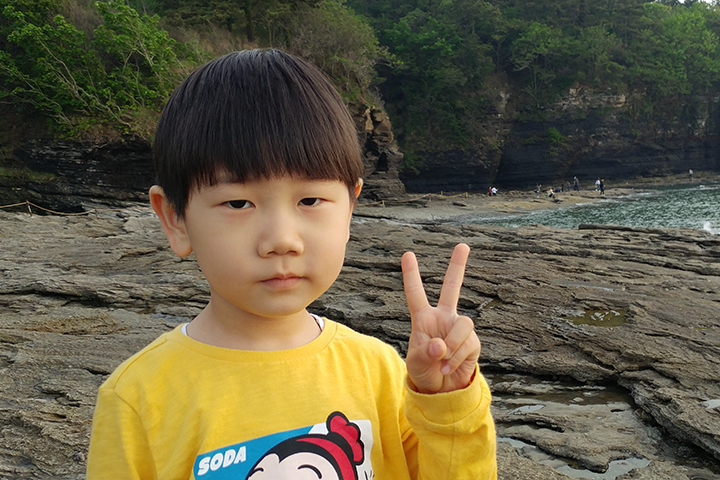
#> input picture assignment2/model.png, 720 x 480 px
$ jupyter execute --allow-errors 'histogram backprojection.ipynb'   (shell and % lines are left out)
#> lines starting #> are read from the running program, lines starting #| are printed output that depends on the picture; after the words box and inside, x2 and y2 are one past the last pixel; in counts of white or black regions, pixels touching at a corner belong together
## 1. 히스토그램 역투영(Histogram backprojection)

- 기준 영상의 히스토그램 정보를 이용하여 입력 영상에서 찾고자 하는 물체를 검출하는 방법
- 물체의 모양은 무시하고 단순히 컬러 분포만으로 검출하는 방법
- 히스토그램을 매핑 함수로 사용하여, 화소 값을 신뢰도 값으로 변환

## 예) 피부색 영역 검출하기
- RGB 색상 공간 => HSL(또는 HLS) 색상 공간으로 변환
  - H(Hue): 색상
  - S(Saturation): 채도
  - L(Lightness): 밝기

- 밝기(L)는 조명에 따라 쉽게 변할 뿐만 아니라 피부와 비슷한 밝기를 갖는 다른 영역이 여러 군데 존재할 가능성이 높음
- 따라서, 밝기(L)는 무시하고 색상(H)과 채도(S)를 사용함

# 2. 수행 과정


- 기준 영상 $m$에서 구한 히스토그램 $h_m$을 어떤 화소 값이 피부에 해당하는지에 대한 신뢰도 값으로 변환해주는 함수로 사용함
- 새로운 입력 영상 $i$가 주어지면 $h_m$을 이용하여 피부색 영역 검출
- 실제로는 $h_m$ 대신 비율 히스토그램 $h_r$을 사용함

$$
h_{r}(i,j)=min(\frac{\hat{h_m}(i,j)}{\hat{h_i}(i,j)}, 1.0)
$$


- 결과


# 3. 장단점

- 한계
  - 비슷한 색 분포를 갖는 다른 물체를 구별 못함
  - 검출 대상이 여러 색 분포를 갖는 경우 여러 개의 모델을 사용해야 하므로 오류 가능성을 높아짐
  - 특히 피부색 검출의 경우 인종에 따라 결과가 달라짐
  - 따라서, 컴퓨터 비전 분야에서는 물체 검출 문제를 풀 때 **모양 특징을 주로 사용**하며, 상황에 따라 **색 정보를 보조적으로 사용함**

<br>

- 장점
  - 물체의 이동이나 회전이 발생하더라도 히스토그램은 불변하므로 성능이 유지됨
  - 물체의 일부가 가려진 경우에도 어느 정도 작동함
  - 따라서, 배경의 색 분포가 균일하면서 물체의 색 분포와 겹치지 않는 경우에 유용함

### [reference]
  - image - https://github.com/sunkyoo/opencv4cvml/tree/master/ch10/backproj
  [](https://theailearner.com/2019/04/18/histogram-backprojection/)

# 4. Practice
## 1) 기준 영상 정보 확인

[cell 1]
import cv2
import matplotlib.pyplot as plt

# 기준 영상 읽어오기
img_m = cv2.imread('model.png')
#> img_m is the input picture: shape (480, 720, 3); mean B, G, R 67.8, 93.2, 100.5
mask = cv2.imread('mask.bmp', cv2.IMREAD_GRAYSCALE)  #파일을 grayscale로 읽음
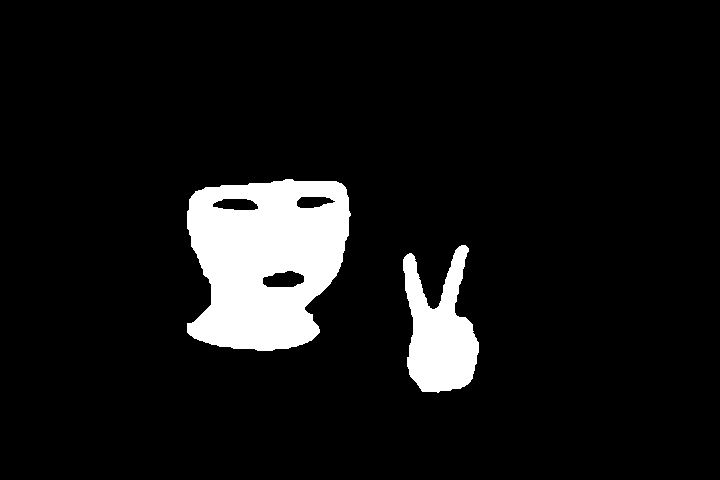
#> input picture assignment2/mask.bmp, 720 x 480 px
#> mask: shape (480, 720); 8.1% white; 2 white regions, box (x1, y1, x2, y2) and area: (187, 179, 351, 351) 21231, (403, 245, 479, 393) 6784
masked_img = cv2.bitwise_and(img_m, img_m, mask=mask) #mask에 있는 부분만 가져오고 싶을때
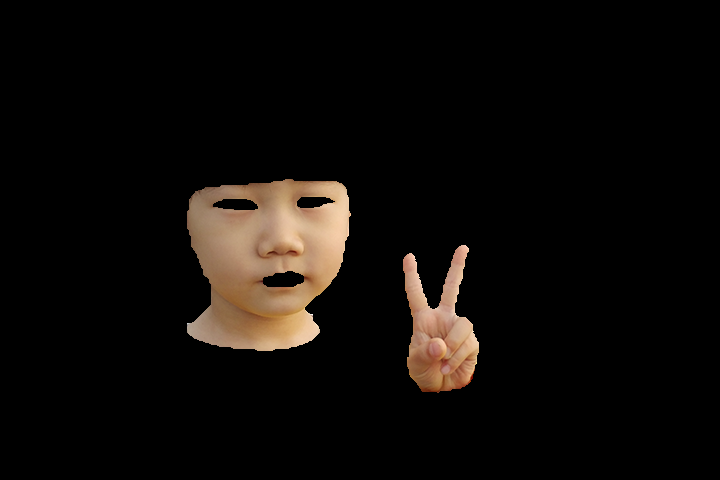
#> masked_img: shape (480, 720, 3); mean B, G, R 8.6, 11.4, 14.8

# 기준 영상의 R,G,B 채널 히스토그램 계산
hist_b = cv2.calcHist([img_m], [0], mask, [256], [0,256])  #영상을 리스트 배열안에 넣어줘야함, x축의 갯수, 범위
#> hist_b = 256 values, max 388 at index 103, min 0 at index 3, mean 109.4
hist_g = cv2.calcHist([img_m], [1], mask, [256], [0,256])
#> hist_g = 256 values, max 364 at index 135, min 0 at index 0, mean 109.4
hist_r = cv2.calcHist([img_m], [2], mask, [256], [0,256])
#> hist_r = 256 values, max 409 at index 171, min 0 at index 0, mean 109.4

# RGB -> HSL 변환
hls_m = cv2.cvtColor(img_m, cv2.COLOR_BGR2HLS)
#> hls_m: shape (480, 720, 3); mean of channels 0, 1, 2 42.2, 85.3, 63.1

# 기준 영상의 H,S,L 채널 히스토그램 계산
hist_h = cv2.calcHist([hls_m], [0], mask, [256], [0,256])
#> hist_h = 256 values, max 6646 at index 14, min 0 at index 20, mean 109.4
hist_l = cv2.calcHist([hls_m], [1], mask, [256], [0,256])
#> hist_l = 256 values, max 482 at index 112, min 0 at index 0, mean 109.4
hist_s = cv2.calcHist([hls_m], [2], mask, [256], [0,256])
#> hist_s = 256 values, max 497 at index 86, min 0 at index 1, mean 109.4

# 기준 영상 및 히스토그램 시각화
plt.figure(figsize=(13, 13))

# cv2.cvtColor(img_m, cv2.COLOR_BGR2RGB)
plt.subplot(331), plt.imshow(img_m[...,::-1]), plt.title('Origianl Image'), plt.axis('off')
plt.subplot(332), plt.imshow(mask,'gray'), plt.title('Mask'), plt.axis('off')
plt.subplot(333), plt.imshow(masked_img[...,::-1]), plt.title('Masked Image'), plt.axis('off')

plt.subplot(334), plt.plot(hist_b), plt.title('Histogram_B'), plt.xlim([0,256])
plt.subplot(335), plt.plot(hist_g), plt.title('Histogram_G'), plt.xlim([0,256])
plt.subplot(336), plt.plot(hist_r), plt.title('Histogram_R'), plt.xlim([0,256])

plt.subplot(337), plt.plot(hist_h), plt.title('Histogram_H'), plt.xlim([0,256])
plt.subplot(338), plt.plot(hist_l), plt.title('Histogram_L'), plt.xlim([0,256])
plt.subplot(339), plt.plot(hist_s), plt.title('Histogram_S'), plt.xlim([0,256])

plt.tight_layout()
plt.show()
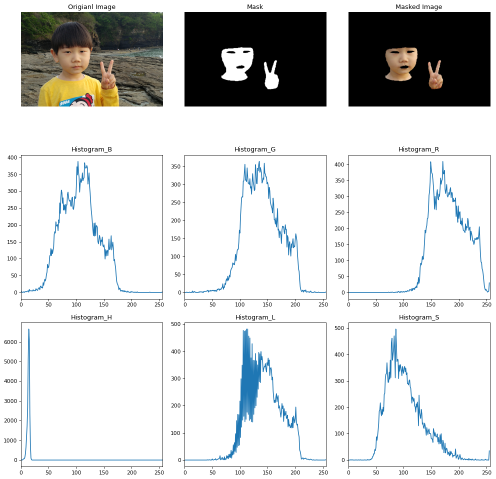
#> figure drawn by matplotlib, 9 panels; panel 4: curve peaks at x = 103, y = 388; panel 5: curve peaks at x = 135, y = 364; panel 6: curve peaks at x = 171, y = 409; panel 7: curve peaks at x = 14, y = 6646

## 2) 히스토그램 역투영

[cell 2]
import cv2
import numpy as np

# 기준 영상 불러오기
img_m = cv2.imread('model.png')
mask = cv2.imread('mask.bmp', cv2.IMREAD_GRAYSCALE)

## 기준 영상의 H-S 히스토그램 생성
hls_m = cv2.cvtColor(img_m, cv2.COLOR_BGR2HLS)
hist_m = cv2.calcHist([hls_m], [0,2], mask, [181,256], [0,181,0,256]) #인덱스가 0이면 Hue, 2이면 Saturation
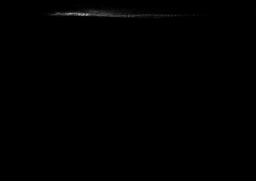
#> hist_m: shape (181, 256) float32; min 0, max 154, mean 0.6

[cell 3]
## 기준 영상 피부색 영역 2차원 히스토그램 시각화
import matplotlib.pyplot as plt
from mpl_toolkits.mplot3d import Axes3D

fig = plt.figure()
#> (the rest of this cell did not finish here and is left out)

[cell 4]
## 입력 영상 2차원 히스토그램 시각화
import matplotlib.pyplot as plt
from mpl_toolkits.mplot3d import Axes3D

img_i = cv2.imread('test.png')
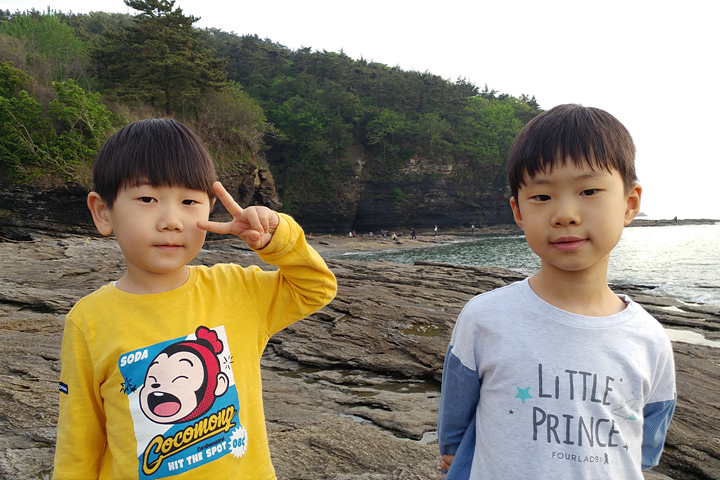
#> input picture assignment2/test.png, 720 x 480 px
#> img_i is the input picture: shape (480, 720, 3); mean B, G, R 116.9, 134.4, 141.2
hls_i = cv2.cvtColor(img_i, cv2.COLOR_BGR2HLS)  #test이미지를 HLS영상으로 변환한 것, 3차원 배열
#> hls_i: shape (480, 720, 3); mean of channels 0, 1, 2 42.5, 129.7, 58.2

hist_i = cv2.calcHist([hls_i], [0,2], None, [181,256], [0,181,0,256])
#Hue가 원래는 360도로 표현되지만 cv2모듈에서는 0부터 180까지의 값을 사용하기 때문에 범위를 181로 함
# 입력영상은 hls_i, 이중 H와 S 만 사용, 이미지 전체영역 분석, 계산영역 지정(181,256), 계산결과 저장

hist_i = np.minimum(hist_i, 700)  #hist_i와 700 중 최소값을 저장함(빈도수 최대값을 700으로 설정)
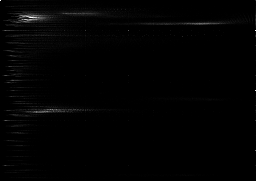
#> hist_i: shape (181, 256) float32; min 0, max 700, mean 6.3; drawn with min black and max white

fig = plt.figure()
#> (the rest of this cell did not finish here and is left out)

[cell 5]
## 입력 이미지의 H-S 히스토그램 계산
img_i = cv2.imread('test.png')  #입력영상
hls_i = cv2.cvtColor(img_i, cv2.COLOR_BGR2HLS)  #입력영상을 HLS로 변환
hist_i = cv2.calcHist([hls_i], [0,2], None, [181,256], [0,181,0,256])


# 히스토그램 정규화
hist_m = (hist_m - hist_m.min()) / (hist_m.max()-hist_m.min())
hist_i = (hist_i - hist_i.min()) / (hist_i.max()-hist_i.min())


## 비율 히스토그램 구하기
# hist_r=np.minimum(hist_m/(hist_i+0.000000001), 1.0)
hist_ratio=np.zeros((181, 256))

for i in range(0, 181):
    for j in range(0,256):
#         if(hist_i[i][j]==0):
#             hist_ratio[i][j]=0
        hist_ratio=np.minimum(hist_m/(hist_i+0.000000001), 1.0)


fig = plt.figure()
#> (the rest of this cell did not finish here and is left out)

[cell 6]
##역투영 사상하기


print("===========입력영상===========")
print(np.shape(hls_i))
#| (480, 720, 3)
print(np.shape(hls_i[0]))  #Hue
#| (720, 3)
print(np.shape(hls_i[2]))  #Saturation
#| (720, 3)

answer_h=np.zeros((480, 720))
answer_s=np.zeros((480, 720))
for i in range(480):
    for j in range(720):
        answer_h[i][j]=hls_i[i][j][0]  #hue부분 복사
        answer_s[i][j]=hls_i[i][j][2]  #saturation부분 복사
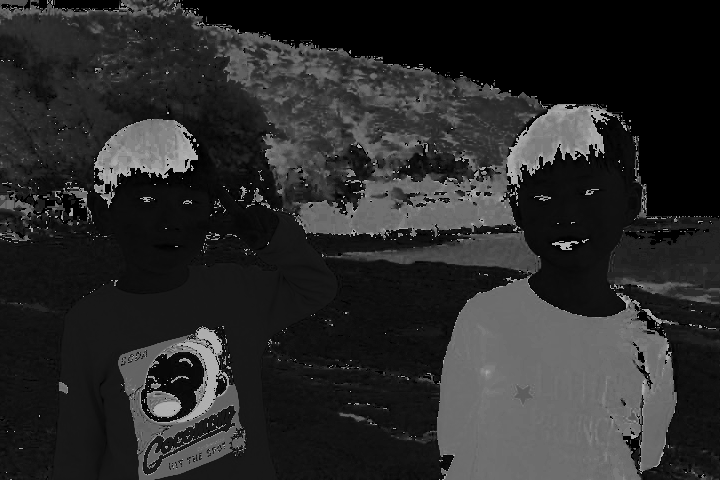
#> answer_h: shape (480, 720) float64; min 0, max 180, mean 42.5
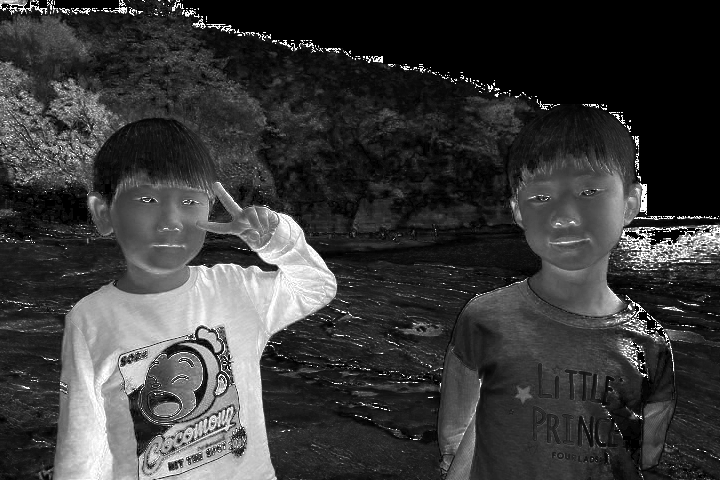
#> answer_s: shape (480, 720) float64; min 0, max 255, mean 58.2

print("\n========H, S만 넣은 배열=========")
print(np.shape(answer_h))
#| (480, 720)
print(np.shape(answer_s))
#| (480, 720)
print(type(answer_h))
#| <class 'numpy.ndarray'>
num=answer_h[0][0]
#> num = 88
print(type(int(num)))
#| <class 'int'>

answer=np.zeros((480,720))
for i in range(480):
    for j in range(720):
        a=int(answer_h[i][j])
        b=int(answer_s[i][j])
        answer[i][j]=hist_ratio[a][b]
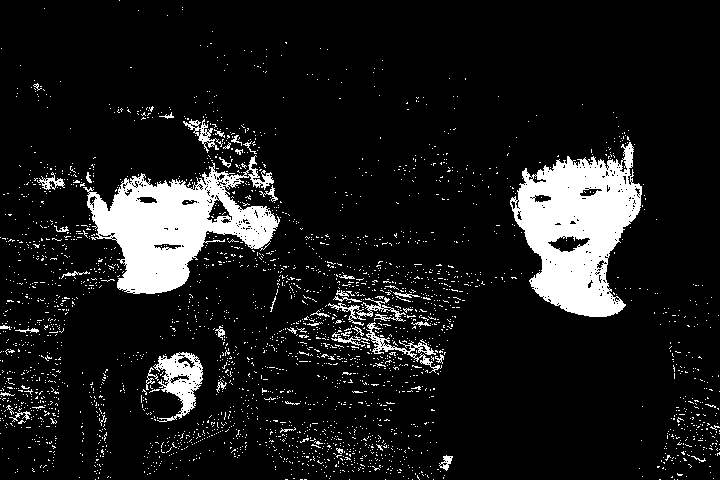
#> answer: shape (480, 720) float64; min 0, max 1, mean 0.108
